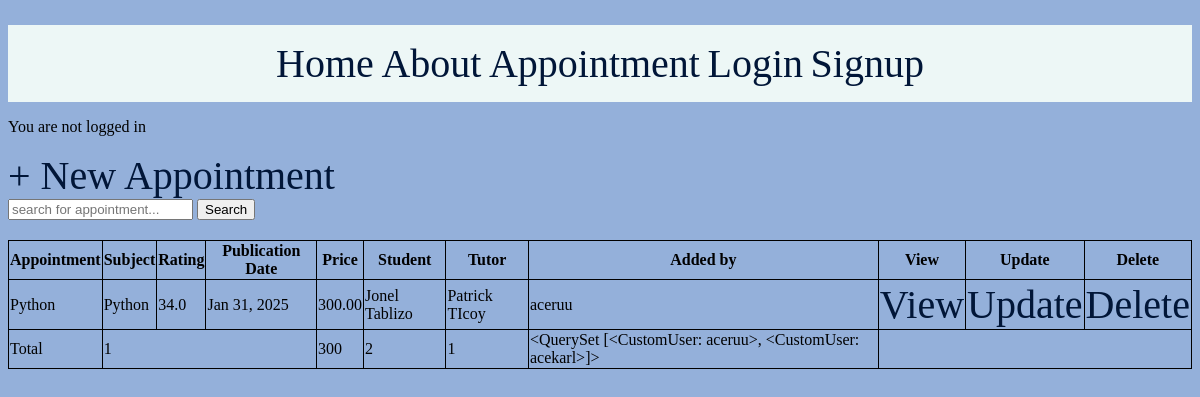
/appointment/, run on the app's committed database.
### app/models.py (models this page shows, shortened)
class Appointment(models.Model):
    appointment = models.CharField(max_length=100)
    user = models.ForeignKey(settings.AUTH_USER_MODEL, on_delete=models.CASCADE)
    subject = models.TextField()
    rating = models.FloatField()
    pub_date = models.DateTimeField()
    price = models.DecimalField(max_digits=10, decimal_places=2)
    student = models.ManyToManyField(Student)
    tutor = models.ForeignKey("Tutor", on_delete=models.CASCADE)

class Student(models.Model):
    first_name = models.CharField(max_length=50)
    last_name = models.CharField(max_length=50)

class Tutor(models.Model):
    name = models.CharField(max_length=50)
    address = models.CharField(max_length=50)

### accounts/models.py (models this page shows)
class CustomUser(AbstractUser):
    age = models.IntegerField(null=True, blank=True)
    phone_number = models.CharField(max_length=20, null=True, blank=True)
    profile_picture = models.ImageField(upload_to='profile_picture', null=True, blank=True)

### app/views.py (the view)
# urls.py: path('appointment/', AppointmentListView.as_view(), name='appointment'),
class AppointmentListView(ListView):
    model = Appointment
    context_object_name = 'appointments'
    template_name = 'app/appointment_list.html'
    def get_context_data(self, **kwargs):
        context = super().get_context_data(**kwargs)
        query = self.request.GET.get('q', '')
        if query:
            filtered_appointments = Appointment.objects.filter(appointment__icontains=query).order_by('-pub_date')
        else:
            filtered_appointments = Appointment.objects.all().order_by('-pub_date')
        context['appointments'] = filtered_appointments
        context ['total_appointments'] = Appointment.objects.count()
        context ['total_students'] = Student.objects.count()
        context['total_tutors'] = Tutor.objects.count()
        context['total_reviews'] = Review.objects.count()
        context['total_users'] = get_user_model().objects.all()
        context['sum_appointment_price'] = filtered_appointments.aggregate(Sum('price'))['price__sum'] or 0
        return context

### app/templates/app/appointment_list.html (shortened to what this page needs)
{% extends 'app/base.html' %}
{% load static %}
{% block content %}
<a href="{% url 'appointment_create' %}">+ New Appointment</a>
<br>
<form method="get" action="{% url 'appointment' %}">
    <label>
        <input type="text" name="q" placeholder="search for appointment..." value="{{search.query}}">
    </label>
    <button type="button">Search</button>
</form>
<table>
    <thead>
    <tr>
        <th>Appointment</th>
        <th>Subject</th>
        <th>Rating</th>
        <th>Publication Date</th>
        <th>Price</th>
        <th>Student</th>
        <th>Tutor</th>
        <th>Added by</th>
        <th>View</th>
        <th>Update</th>
        <th>Delete</th>
    </tr>
    </thead>
    <tbody>
    {% for appointment in appointments %}
        <tr>
            <td>{{appointment.appointment}}</td>
            <td>{{appointment.subject}}</td>
            <td>{{appointment.rating}}</td>
            <td>{{appointment.pub_date | date:"M d, Y"}}</td>
            <td>{{appointment.price}}</td>
            <td>
                {% for student in appointment.student.all %}
                {{student.first_name}} {{student.last_name}}
                {% endfor %}
            </td>
            <td>{{appointment.tutor.name}}</td>
            <td>{{appointment.user}}</td>
            <td><a href="{% url 'appointment_detail' appointment.pk %}">View</a></td>
            <td><a href="{% url 'appointment_update' appointment.pk %}">Update</a></td>
            <td><a href="{% url 'appointment_delete' appointment.pk %}">Delete</a></td>
        </tr>
    {% empty %}
    <tr>
        <td colspan="8">No appointments found.</td>
    </tr>
    {% endfor %}
    </tbody>
    <tfoot>
    <tr>
        <td>Total</td>
        <td colspan="3">{{total_appointments}}</td>
        <td>{{sum_appointment_price}}</td>
        <td>{{total_students}}</td>
        <td>{{total_tutors}}</td>
        <td>{{total_users}}</td>
    </tr>
    </tfoot>
</table>
{% endblock content %}

### app/templates/app/base.html (shortened to what this page needs)
{% load static %}
<!DOCTYPE html>
<html lang="en">
<head>
    <link rel="stylesheet" href="{% static 'css/base.css' %}"
          <link rel="icon" href="{% static 'images/Logo.png' %}">
</head>
<body>
    {% include 'app/navbar.html' %}
    {% if user.is_authenticated %}
    <a href="{% url 'Profile' %}" class="logo-container">
        <p>Hi {{user.username}}</p></a>
    <form method="post" action="{% url 'logout' %}">
        {% csrf_token %}
        <button type="submit">Logout</button>
    </form>
    {% else %}
     <p>You are not logged in</p>
    {% endif %}
    {% block content %}{% endblock content %}
</body>
</html>

### app/templates/app/navbar.html
<header>
        <a href="{% url 'home' %}">Home</a>
        <a href="{% url 'about' %}">About</a>
        <a href="{% url 'appointment' %}">Appointment</a>
        <a href="{% url 'login' %}">Login</a>
        <a href="{% url 'signup' %}">Signup</a>
</header>

### static/css/base.css (style rules this page uses)
body { background-color: #94B0DA; }
header { text-align: center; margin-top: 25px; font-size: 30px; background-color: #EDF7F6; padding: 15px; }
a { box-shadow: inset 0 0 0 0 #BFC0C0; color: #011638; margin: 0 -.25rem; padding: 0 .25rem; transition: color .3s ease-in-out, box-shadow .3s ease-in-out; text-decoration: none; font-size: 40px; position: relative; }
table, th, td { border: 1px solid black; border-collapse: collapse; margin: 20px 0px 20px 0px; }

### data on the page
Appointment: appointment "Python", subject "Python", rating "34.0", pub_date "Jan 31, 2025", price "300.00", tutor.name "Patrick TIcoy", user "aceruu"
Student: first_name "Jonel", last_name "Tablizo"
CustomUser: username.username "<QuerySet [<CustomUser: aceruu>, <CustomUser: acekarl>]>"

### other printed values
{{ total_appointments }} "1"
{{ sum_appointment_price }} "300"
{{ total_students }} "2"
{{ total_tutors }} "1"
